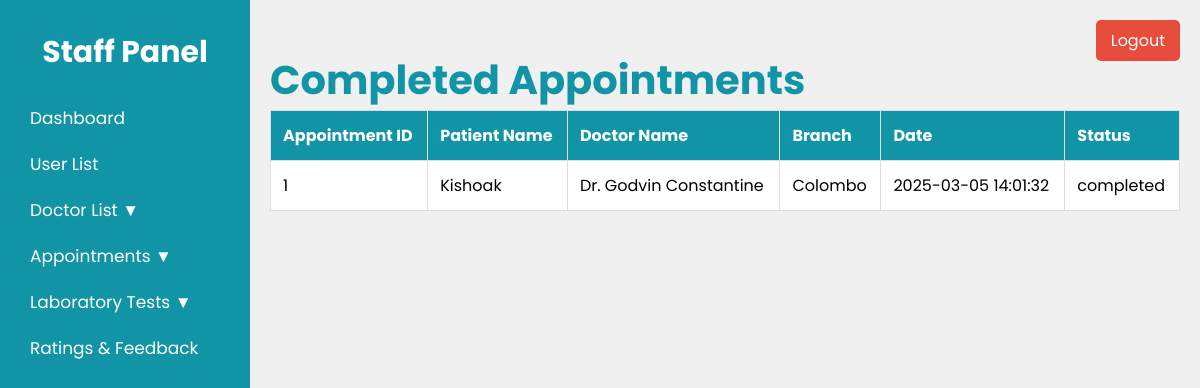
Page /Staff/completed_appointments.php (signed in) on the committed database.
### tables this page shows
CREATE TABLE IF NOT EXISTS `completed_appointments` (
  `id` int NOT NULL AUTO_INCREMENT,
  `appointment_id` int NOT NULL,
  `name` varchar(100) DEFAULT NULL,
  `gender` varchar(10) DEFAULT NULL,
  `mobile` varchar(20) DEFAULT NULL,
  `department_id` int DEFAULT NULL,
  `doctor_id` int DEFAULT NULL,
  `appointment_time` time DEFAULT NULL,
  `email` varchar(100) DEFAULT NULL,
  `status` varchar(50) DEFAULT NULL,
  `created_at` timestamp NULL DEFAULT CURRENT_TIMESTAMP,
  `branch` varchar(255) DEFAULT NULL,
  PRIMARY KEY (`id`)
);

CREATE TABLE IF NOT EXISTS `doctors` (
  `id` int NOT NULL AUTO_INCREMENT,
  `name` varchar(100) NOT NULL,
  `department_id` int DEFAULT NULL,
  `branch` varchar(255) DEFAULT NULL,
  PRIMARY KEY (`id`),
  KEY `department_id` (`department_id`)
);

### Staff/completed_appointments.php (the view, shortened to what this page needs)
<?php
include('connect.php');
$stmt = $conn->prepare("
    SELECT ca.*, d.name AS doctor_name
    FROM completed_appointments ca
    JOIN doctors d ON ca.doctor_id = d.id
");
$stmt->execute();
$result = $stmt->get_result();
?>
<!DOCTYPE html>
<html>
<head>
    <link rel="stylesheet" type="text/css" href="completed_appointments.css">
</head>
<body>
    <div class="staff-container">
        <nav class="sidebar">
            <h2>Staff Panel</h2>
            <ul>
                <li><a href="dashboard.php">Dashboard</a></li>
                <li><a href="user_List.php">User List</a></li>
                <li>
                    <a href="#">Doctor List ▼</a>
                </li>
                <li>
                    <a href="#">Appointments ▼</a>
                </li>
                <li>
                    <a href="#">Laboratory Tests ▼</a>
                </li>
                <li><a href="feedback.php">Ratings & Feedback</a></li>
            </ul>
        </nav>
        <div class="main-content">
            <h1 class="tittle">Completed Appointments</h1>
            <table class="appointment-table">
                <thead>
                    <tr>
                        <th>Appointment ID</th>
                        <th>Patient Name</th>
                        <th>Doctor Name</th>
                        <th>Branch</th>
                        <th>Date</th>
                        <th>Status</th>
                    </tr>
                </thead>
                <tbody>
                    <?php while ($row = $result->fetch_assoc()): ?>
                        <tr>
                            <td><?php echo $row['id']; ?></td>
                            <td><?php echo $row['name']; ?></td>
                            <td><?php echo $row['doctor_name']; ?></td>
                            <td><?php echo $row['branch']; ?></td>
                            <td><?php echo $row['created_at']; ?></td>
                            <td><?php echo $row['status']; ?></td>
                        </tr>
                    <?php endwhile; ?>
                </tbody>
            </table>
        </div>
    </div>
    <a href="logout.php" class="logout-btn">Logout</a>
</body>
</html>

### Staff/completed_appointments.css (style rules this page uses)
* { margin: 0; padding: 0; font-family: "Poppins", serif; }
body { background-color: #f0f0f0; position: relative; }
.staff-container { display: flex; flex-direction: row; }
.sidebar { width: 250px; background-color: #1294A7; color: white; height: 100vh; padding-top: 20px; display: flex; flex-direction: column; position: fixed; }
.sidebar h2 { color: white; text-align: center; padding-top: 10px; margin-bottom: 20px; font-size: 30px; }
.sidebar ul { list-style-type: none; padding: 0; }
.sidebar ul li { font-size: 17px; padding: 10px 20px; }
.sidebar ul li a { color: white; text-decoration: none; display: block; padding-left:10px; border-radius: 5px; transition:transform 0.3s, background-color 0.3s ease; }
.main-content { flex-grow: 1; margin-top: 30px; padding: 20px; margin-left: 250px; }
.main-content .tittle { color: #1294A7; font-size: 40px; }
.logout-btn { position: fixed; top: 20px; right: 20px; background-color: #e74c3c; text-align: center; color: white; padding: 8px 15px; border: none; border-radius: 5px; text-decoration: none; transition: background-color 0.3s ease; }
.appointment-table { width: 100%; border-collapse: collapse; background-color: #fff; margin-bottom: 20px; }
.appointment-table th, .appointment-table td { padding: 12px; border: 1px solid #ddd; text-align: left; }
.appointment-table th { background-color: #1294A7; color: #fff; }

### rows in the picture
completed_appointments: id "1", name "Kishoak", doctor.name "Dr. Godvin Constantine", branch "Colombo", created_at "2025-03-05 14:01:32", status "completed"
